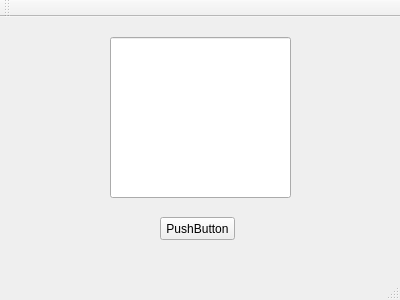
<?xml version="1.0" encoding="UTF-8"?>
<ui version="4.0">
 <class>MainWindow</class>
 <widget class="QMainWindow" name="MainWindow">
  <property name="geometry">
   <rect>
    <x>0</x>
    <y>0</y>
    <width>400</width>
    <height>300</height>
   </rect>
  </property>
  <property name="windowTitle">
   <string>MainWindow</string>
  </property>
  <widget class="QWidget" name="centralWidget">
   <widget class="QPushButton" name="pushButton">
    <property name="geometry">
     <rect>
      <x>160</x>
      <y>200</y>
      <width>75</width>
      <height>23</height>
     </rect>
    </property>
    <property name="text">
     <string>PushButton</string>
    </property>
   </widget>
   <widget class="QLineEdit" name="lineEdit">
    <property name="geometry">
     <rect>
      <x>110</x>
      <y>20</y>
      <width>181</width>
      <height>161</height>
     </rect>
    </property>
   </widget>
  </widget>
  <widget class="QMenuBar" name="menuBar">
   <property name="geometry">
    <rect>
     <x>0</x>
     <y>0</y>
     <width>400</width>
     <height>21</height>
    </rect>
   </property>
  </widget>
  <widget class="QToolBar" name="mainToolBar">
   <attribute name="toolBarArea">
    <enum>TopToolBarArea</enum>
   </attribute>
   <attribute name="toolBarBreak">
    <bool>false</bool>
   </attribute>
  </widget>
  <widget class="QStatusBar" name="statusBar"/>
 </widget>
 <layoutdefault spacing="6" margin="11"/>
 <resources/>
 <connections/>
</ui>
